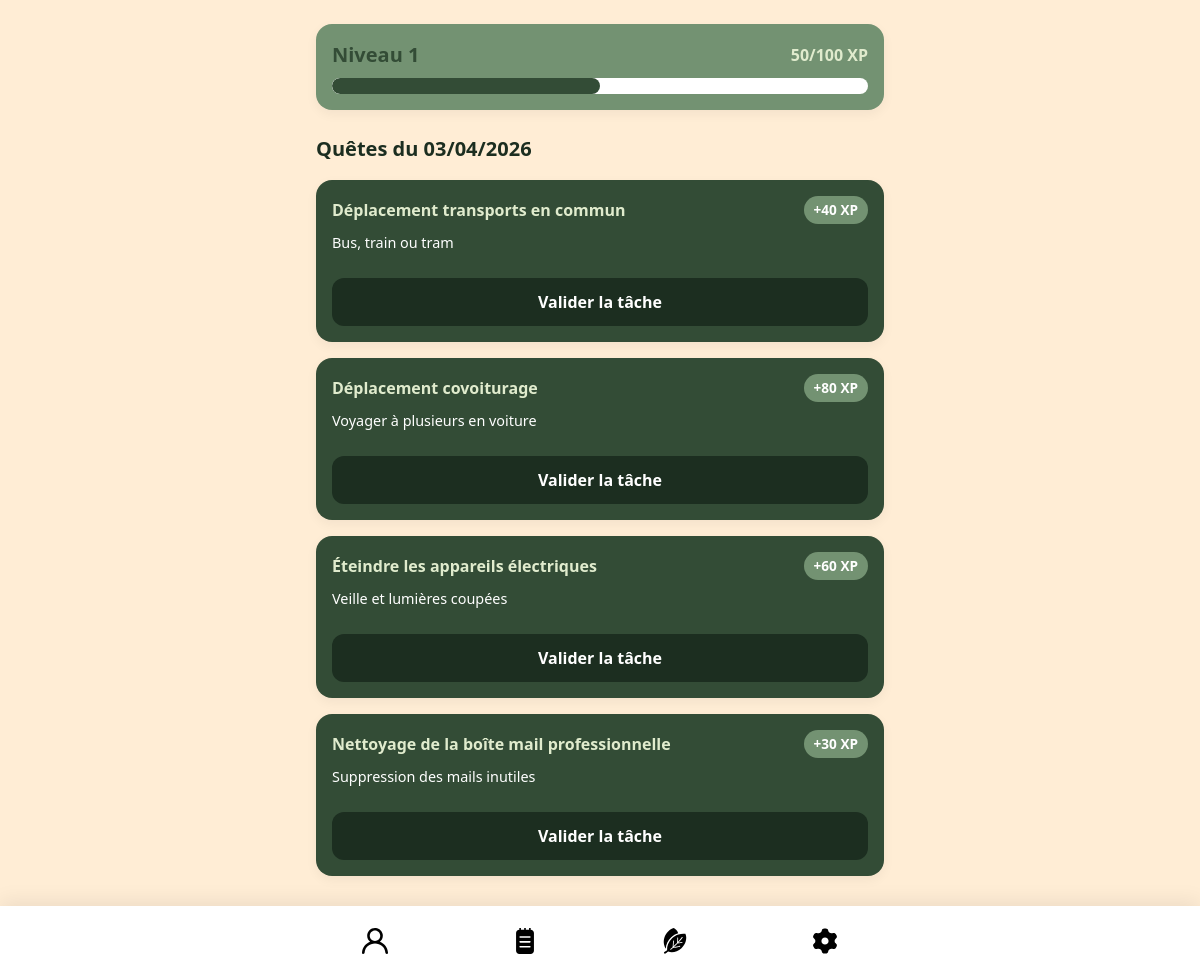
The page /quests.php (signed in) on the database its author committed.
### tables this page shows
CREATE TABLE `users` (
  `id` int(11) NOT NULL,
  `lastname` varchar(25) NOT NULL,
  `firstname` varchar(25) NOT NULL,
  `email` varchar(50) NOT NULL,
  `password` varchar(100) NOT NULL,
  `verified` tinyint(1) NOT NULL,
  `xp` int(100) NOT NULL,
  `level` int(100) NOT NULL,
  `invitation_status` int(3) NOT NULL,
  `company_id` int(11) NOT NULL,
  `current_avatar_id` int(11) DEFAULT NULL,
  `fav_badge_1` int(11) DEFAULT NULL,
  `fav_badge_2` int(11) DEFAULT NULL,
  `fav_badge_3` int(11) DEFAULT NULL
);

CREATE TABLE `quest` (
  `quest_id` int(11) NOT NULL,
  `quest_name` varchar(50) NOT NULL,
  `quest_description` varchar(300) NOT NULL,
  `quest_xp` int(11) NOT NULL
);

### quests.php (the view, shortened to what this page needs)
<?php
include('config.php');
$user_id = $_SESSION['user_id'];
$aujourdhui = date('Y-m-d');
$allQuestsReq = $bdd->query("SELECT * FROM quest");
$allQuests = $allQuestsReq->fetchAll(PDO::FETCH_ASSOC);
$indices = array_rand($allQuests, 4);
$quetesDuJour = [];
foreach($indices as $idx) { $quetesDuJour[] = $allQuests[$idx]; }
$reqFaites = $bdd->prepare("SELECT quest_id FROM user_quests WHERE user_id = :uid AND date_completion = :date");
$reqFaites->execute(['uid' => $user_id, 'date' => $aujourdhui]);
$faitesAujourdhui = $reqFaites->fetchAll(PDO::FETCH_COLUMN);
$reqBarre = $bdd->prepare("SELECT xp, level FROM users WHERE id = ?");
$reqBarre->execute([$user_id]);
$u = $reqBarre->fetch();
$pourcentage = ($u['xp'] % 100);
?>
<!DOCTYPE html>
<html lang="fr">
<head>
    <link rel="stylesheet" href="work4green.css">
</head>
<body>
    <div class="app-container flex-col gap-lg">
        <header class="card flex-col gap-sm">
            <div class="d-flex justify-between items-center">
                <h1 class="text-title-lvl">Niveau <?= htmlspecialchars($u['level']) ?></h1>
                <span class="text-subtitle"><?= htmlspecialchars($pourcentage) ?>/100 XP</span>
            </div>
            <div class="progress-wrapper">
                <div class="progress-fill" style="width: <?= htmlspecialchars($pourcentage) ?>%;"></div>
            </div>
        </header>
        <section class="flex-col gap-md">
            <h2 class="text-title">Quêtes du <?= date('d/m/Y') ?></h2>
            <?php foreach ($quetesDuJour as $q): ?>
                <article class="card-dark flex-col gap-sm">
                    <div class="d-flex justify-between items-center">
                        <h3 class="text-subtitle"><?= htmlspecialchars($q['quest_name']) ?></h3>
                        <span class="badge-xp">+<?= htmlspecialchars($q['quest_xp']) ?> XP</span>
                    </div>
                    <p class="text-body mb-md"><?= htmlspecialchars($q['quest_description']) ?></p>
                    <?php if (in_array($q['quest_id'], $faitesAujourdhui)): ?>
                        <div class="btn btn-success">
                            ✅ Validée
                        </div>
                        <a href="quests.php?action=annuler&quest_id=<?= $q['quest_id'] ?>"
                           class="btn btn-danger mt-md"
                           onclick="return confirm('Voulez-vous vraiment annuler cette action ? L\'XP sera retirée.');">
                           Annuler la quête
                        </a>
                    <?php else: ?>
                        <a href="quests.php?action=valider&quest_id=<?= $q['quest_id'] ?>" class="btn btn-primary">
                            Valider la tâche
                        </a>
                    <?php endif; ?>
                </article>
            <?php endforeach; ?>
        </section>
    </div>
<div class="navbar">
  <div class="navbar-inner">
        <a class="nav-icon" href="profile.php"><img src="./Images/profile-1341-svgrepo-com.svg" alt="Profil"></a>
        <a class="nav-icon" href="quests.php"><img src="./Images/notebook-svgrepo-com.svg" alt="Quetes"></a>
        <a class="nav-icon" href="company.php"><img src="./Images/leaf-eco-svgrepo-com.svg" alt="W4G"></a>
        <a class="nav-icon" href="options.php"><img src="./Images/gear-svgrepo-com.svg" alt="Options"></a>
  </div>
</div>
</body>
</html>

### work4green.css (style rules this page uses)
:root { --main: #FFEDD5; --secondary: #334C36; --third: #739272; --dark: #1C2E20; --light: #E0EBCD; --neutral: #FFFFFF; --black: #000000; --input: #B7AE98; --fourth: #fdb500; --space-sm: 8px; --space-md: 16px; --space-lg: 24px; --radius-box: 16px; --radius-btn: 12px; }
* { box-sizing: border-box; margin: 0; padding: 0; }
body { background-color: var(--main); color: var(--dark); font-family: system-ui, -apple-system, sans-serif; line-height: 1.5; -webkit-font-smoothing: antialiased; }
img { max-width: 100%; height: auto; display: block; }
a { text-decoration: none; color: inherit; }
.app-container { width: 100%; max-width: 600px; margin: 0 auto; padding: var(--space-md); padding-top: 3vh; padding-bottom: 100px; min-height: 100vh; }
.d-flex { display: flex; }
.flex-col { display: flex; flex-direction: column; }
.items-center { align-items: center; }
.justify-between { justify-content: space-between; }
.gap-sm { gap: var(--space-sm); }
.gap-md { gap: var(--space-md); }
.gap-lg { gap: var(--space-lg); }
.mb-md { margin-bottom: var(--space-md); }
.card { background: var(--third); border-radius: var(--radius-box); padding: var(--space-md); box-shadow: 0 4px 12px rgba(0,0,0,0.05); }
.card-dark { background: var(--secondary); border-radius: var(--radius-box); padding: var(--space-md); box-shadow: 0 4px 12px rgba(0,0,0,0.05); }
.text-title { font-size: 1.25rem; font-weight: bold; color: var(--dark); }
.text-title-lvl { font-size: 1.25rem; font-weight: bold; color: var(--secondary); }
.text-subtitle { font-size: 1rem; font-weight: 600; color: var(--light); }
.text-body { font-size: 0.9rem; color: var(--neutral); }
.btn { display: inline-flex; justify-content: center; align-items: center; padding: 12px var(--space-md); border-radius: var(--radius-btn); font-weight: bold; border: none; cursor: pointer; transition: transform 0.1s ease, opacity 0.2s; text-align: center; width: 100%; }
.btn-primary { background: var(--dark); color: var(--neutral); }
.progress-wrapper { background: var(--neutral); border-radius: 999px; height: 16px; width: 100%; overflow: hidden; }
.progress-fill { height: 100%; background: var(--secondary); border-radius: 999px; transition: width 0.3s ease; }
.badge-xp { background: var(--third); color: var(--neutral); padding: 4px 10px; border-radius: 999px; font-size: 0.85rem; font-weight: bold; white-space: nowrap; }
.navbar { position: fixed; bottom: 0; left: 0; width: 100%; background: var(--neutral); box-shadow: 0 -4px 20px rgba(0,0,0,0.08); z-index: 1000; }
.navbar-inner { max-width: 600px; margin: 0 auto; display: flex; justify-content: space-around; align-items: center; height: 70px; }
.nav-icon { display: flex; justify-content: center; align-items: center; padding: 10px; transition: transform 0.2s; }
.nav-icon img { width: 26px; height: 26px; }

### rows shown on the page
users: level "1", xp "50"
quest: quest_name "Déplacement transports en commun", quest_xp "40", quest_description "Bus, train ou tram"
quest: quest_name "Déplacement covoiturage", quest_xp "80", quest_description "Voyager à plusieurs en voiture"
quest: quest_name "Éteindre les appareils électriques", quest_xp "60", quest_description "Veille et lumières coupées"
quest: quest_name "Nettoyage de la boîte mail professionnelle", quest_xp "30", quest_description "Suppression des mails inutiles"
